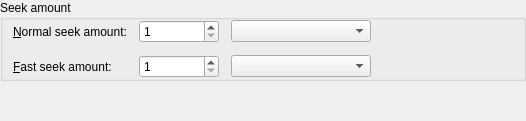
<?xml version="1.0" encoding="UTF-8"?>
<ui version="4.0">
 <class>KPlayerSettingsProgressPage</class>
 <widget class="QFrame" name="KPlayerSettingsProgressPage">
  <property name="geometry">
   <rect>
    <x>0</x>
    <y>0</y>
    <width>526</width>
    <height>121</height>
   </rect>
  </property>
  <property name="frameShape">
   <enum>QFrame::NoFrame</enum>
  </property>
  <property name="frameShadow">
   <enum>QFrame::Plain</enum>
  </property>
  <property name="lineWidth">
   <number>0</number>
  </property>
  <layout class="QGridLayout">
   <item row="0" column="0">
    <widget class="QGroupBox" name="groupBox4">
     <property name="sizePolicy">
      <sizepolicy hsizetype="Preferred" vsizetype="Preferred">
       <horstretch>0</horstretch>
       <verstretch>0</verstretch>
      </sizepolicy>
     </property>
     <property name="title">
      <string>Seek amount</string>
     </property>
     <layout class="QGridLayout">
      <property name="leftMargin">
       <number>10</number>
      </property>
      <item row="0" column="0">
       <layout class="QGridLayout">
        <item row="0" column="0">
         <widget class="QLabel" name="l_progress_seek">
          <property name="sizePolicy">
           <sizepolicy hsizetype="Minimum" vsizetype="Preferred">
            <horstretch>0</horstretch>
            <verstretch>0</verstretch>
           </sizepolicy>
          </property>
          <property name="toolTip">
           <string>Amount by which to move playback when using Forward/Backward commands</string>
          </property>
          <property name="whatsThis">
           <string>Option to specify the amount by which playback will be moved forward or backward when using Forward/Backward commands on Player menu, either in seconds or in percents of time length of the file if it is known.</string>
          </property>
          <property name="text">
           <string>&amp;Normal seek amount:</string>
          </property>
          <property name="alignment">
           <set>Qt::AlignLeading|Qt::AlignLeft|Qt::AlignVCenter</set>
          </property>
          <property name="wordWrap">
           <bool>false</bool>
          </property>
          <property name="buddy">
           <cstring>c_progress_seek</cstring>
          </property>
         </widget>
        </item>
        <item row="0" column="1">
         <widget class="KIntSpinBox" name="c_progress_seek">
          <property name="sizePolicy">
           <sizepolicy hsizetype="Fixed" vsizetype="Fixed">
            <horstretch>0</horstretch>
            <verstretch>0</verstretch>
           </sizepolicy>
          </property>
          <property name="minimumSize">
           <size>
            <width>80</width>
            <height>0</height>
           </size>
          </property>
          <property name="maximumSize">
           <size>
            <width>80</width>
            <height>32767</height>
           </size>
          </property>
          <property name="toolTip">
           <string>Amount by which to move playback when using Forward/Backward commands</string>
          </property>
          <property name="whatsThis">
           <string>Option to specify the amount by which playback will be moved forward or backward when using Forward/Backward commands on Player menu, either in seconds or in percents of time length of the file if it is known.</string>
          </property>
          <property name="minimum">
           <number>1</number>
          </property>
          <property name="maximum">
           <number>9999</number>
          </property>
         </widget>
        </item>
        <item row="0" column="2">
         <widget class="KComboBox" name="c_progress_seek_units">
          <property name="minimumSize">
           <size>
            <width>140</width>
            <height>0</height>
           </size>
          </property>
          <property name="toolTip">
           <string>Amount by which to move playback when using Forward/Backward commands</string>
          </property>
          <property name="whatsThis">
           <string>Option to specify the amount by which playback will be moved forward or backward when using Forward/Backward commands on Player menu, either in seconds or in percents of time length of the file if it is known.</string>
          </property>
         </widget>
        </item>
        <item row="1" column="0">
         <widget class="QLabel" name="l_progress_fast">
          <property name="sizePolicy">
           <sizepolicy hsizetype="Minimum" vsizetype="Preferred">
            <horstretch>0</horstretch>
            <verstretch>0</verstretch>
           </sizepolicy>
          </property>
          <property name="toolTip">
           <string>Amount by which to move playback when using Fast Forward/Backward commands</string>
          </property>
          <property name="whatsThis">
           <string>Option to specify the amount by which playback will be moved forward or backward when using Fast Forward/Backward commands on Player menu, either in seconds or in percents of time length of the file if it is known.</string>
          </property>
          <property name="text">
           <string>&amp;Fast seek amount:</string>
          </property>
          <property name="alignment">
           <set>Qt::AlignLeading|Qt::AlignLeft|Qt::AlignVCenter</set>
          </property>
          <property name="wordWrap">
           <bool>false</bool>
          </property>
          <property name="buddy">
           <cstring>c_progress_fast</cstring>
          </property>
         </widget>
        </item>
        <item row="1" column="1">
         <widget class="KIntSpinBox" name="c_progress_fast">
          <property name="sizePolicy">
           <sizepolicy hsizetype="Fixed" vsizetype="Fixed">
            <horstretch>0</horstretch>
            <verstretch>0</verstretch>
           </sizepolicy>
          </property>
          <property name="minimumSize">
           <size>
            <width>80</width>
            <height>0</height>
           </size>
          </property>
          <property name="maximumSize">
           <size>
            <width>80</width>
            <height>32767</height>
           </size>
          </property>
          <property name="toolTip">
           <string>Amount by which to move playback when using Fast Forward/Backward commands</string>
          </property>
          <property name="whatsThis">
           <string>Option to specify the amount by which playback will be moved forward or backward when using Fast Forward/Backward commands on Player menu, either in seconds or in percents of time length of the file if it is known.</string>
          </property>
          <property name="minimum">
           <number>1</number>
          </property>
          <property name="maximum">
           <number>9999</number>
          </property>
         </widget>
        </item>
        <item row="1" column="2">
         <widget class="KComboBox" name="c_progress_fast_units">
          <property name="minimumSize">
           <size>
            <width>140</width>
            <height>0</height>
           </size>
          </property>
          <property name="toolTip">
           <string>Amount by which to move playback when using Fast Forward/Backward commands</string>
          </property>
          <property name="whatsThis">
           <string>Option to specify the amount by which playback will be moved forward or backward when using Fast Forward/Backward commands on Player menu, either in seconds or in percents of time length of the file if it is known.</string>
          </property>
         </widget>
        </item>
       </layout>
      </item>
      <item row="0" column="1">
       <spacer name="horizontalSpacer">
        <property name="orientation">
         <enum>Qt::Horizontal</enum>
        </property>
        <property name="sizeHint" stdset="0">
         <size>
          <width>40</width>
          <height>20</height>
         </size>
        </property>
       </spacer>
      </item>
     </layout>
    </widget>
   </item>
   <item row="1" column="0">
    <spacer name="verticalSpacer">
     <property name="orientation">
      <enum>Qt::Vertical</enum>
     </property>
     <property name="sizeHint" stdset="0">
      <size>
       <width>20</width>
       <height>40</height>
      </size>
     </property>
    </spacer>
   </item>
  </layout>
 </widget>
 <layoutdefault spacing="12" margin="0"/>
 <customwidgets>
  <customwidget>
   <class>KIntSpinBox</class>
   <extends>QSpinBox</extends>
   <header>knuminput.h</header>
  </customwidget>
  <customwidget>
   <class>KComboBox</class>
   <extends>QComboBox</extends>
   <header>kcombobox.h</header>
  </customwidget>
 </customwidgets>
 <resources/>
 <connections>
  <connection>
   <sender>c_progress_seek</sender>
   <signal>valueChanged(int)</signal>
   <receiver>KPlayerSettingsProgressPage</receiver>
   <slot>normalSeekAmountChanged(int)</slot>
   <hints>
    <hint type="sourcelabel">
     <x>20</x>
     <y>20</y>
    </hint>
    <hint type="destinationlabel">
     <x>20</x>
     <y>20</y>
    </hint>
   </hints>
  </connection>
  <connection>
   <sender>c_progress_fast</sender>
   <signal>valueChanged(int)</signal>
   <receiver>KPlayerSettingsProgressPage</receiver>
   <slot>fastSeekAmountChanged(int)</slot>
   <hints>
    <hint type="sourcelabel">
     <x>20</x>
     <y>20</y>
    </hint>
    <hint type="destinationlabel">
     <x>20</x>
     <y>20</y>
    </hint>
   </hints>
  </connection>
  <connection>
   <sender>c_progress_seek_units</sender>
   <signal>currentIndexChanged(int)</signal>
   <receiver>KPlayerSettingsProgressPage</receiver>
   <slot>normalSeekUnitsChanged()</slot>
   <hints>
    <hint type="sourcelabel">
     <x>20</x>
     <y>20</y>
    </hint>
    <hint type="destinationlabel">
     <x>20</x>
     <y>20</y>
    </hint>
   </hints>
  </connection>
  <connection>
   <sender>c_progress_fast_units</sender>
   <signal>currentIndexChanged(int)</signal>
   <receiver>KPlayerSettingsProgressPage</receiver>
   <slot>fastSeekUnitsChanged()</slot>
   <hints>
    <hint type="sourcelabel">
     <x>20</x>
     <y>20</y>
    </hint>
    <hint type="destinationlabel">
     <x>20</x>
     <y>20</y>
    </hint>
   </hints>
  </connection>
 </connections>
 <slots>
  <slot>normalSeekAmountChanged(int)</slot>
  <slot>fastSeekAmountChanged(int)</slot>
  <slot>normalSeekUnitsChanged()</slot>
  <slot>fastSeekUnitsChanged()</slot>
 </slots>
</ui>
